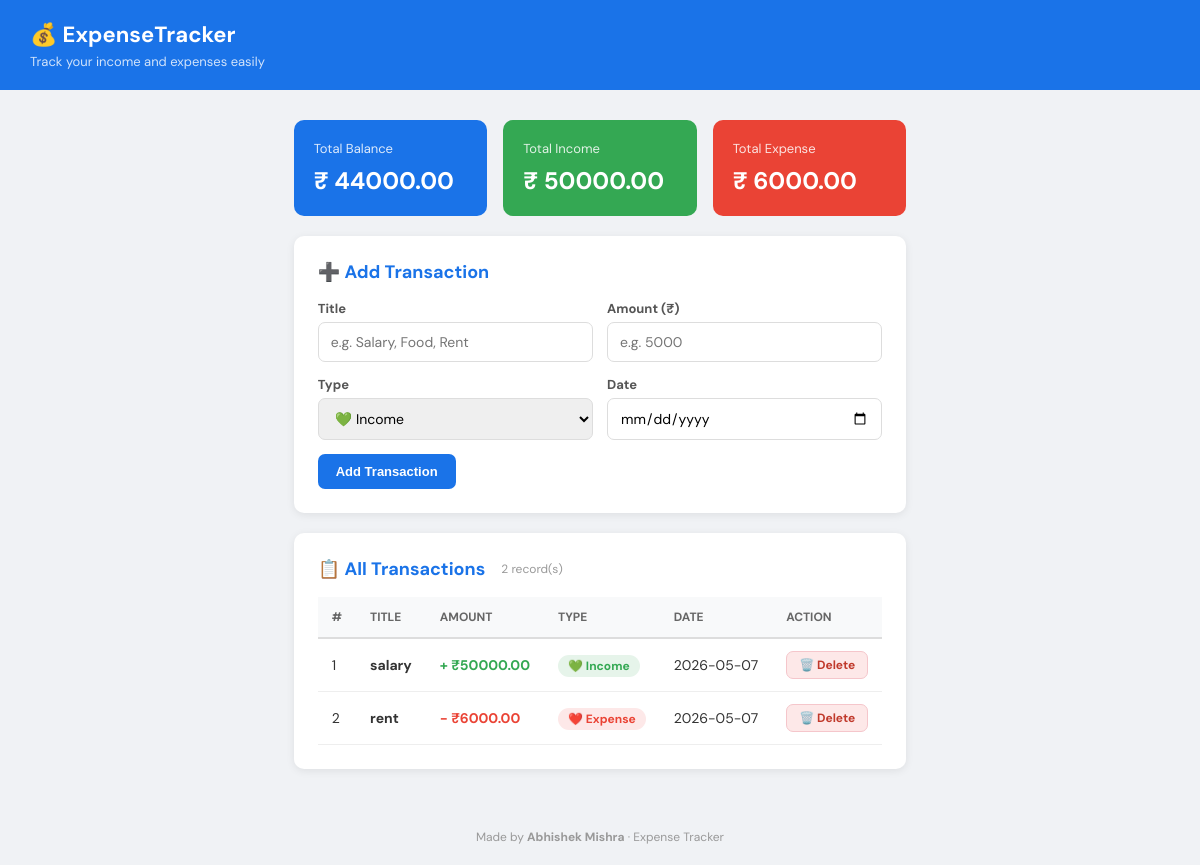
The page / on the database its author committed.
### tables this page shows
CREATE TABLE transactions (
            id          INTEGER PRIMARY KEY AUTOINCREMENT,
            title       TEXT NOT NULL,
            amount      REAL NOT NULL,
            type        TEXT NOT NULL,
            date        TEXT NOT NULL
        );

### app.py (the view)
@app.route('/')
def index():
    conn = sqlite3.connect('database.db')
    c = conn.cursor()
    c.execute("SELECT * FROM transactions ORDER BY date DESC")
    transactions = c.fetchall()
    income  = sum(t[2] for t in transactions if t[3] == 'income')
    expense = sum(t[2] for t in transactions if t[3] == 'expense')
    balance = income - expense
    conn.close()
    return render_template('index.html',
                           transactions=transactions,
                           income=income,
                           expense=expense,
                           balance=balance)

### templates/index.html (shortened to what this page needs)
<!DOCTYPE html>
<html lang="en">
<head>
  <link rel="stylesheet" href="{{ url_for('static', filename='style.css') }}">
</head>
<body>
  <header>
    <div class="header-inner">
      <div class="logo">💰 ExpenseTracker</div>
      <div class="tagline">Track your income and expenses easily</div>
    </div>
  </header>
  <main>
    <div class="cards-row">
      <div class="summary-card balance">
        <div class="card-label">Total Balance</div>
        <div class="card-amount">₹ {{ "%.2f"|format(balance) }}</div>
      </div>
      <div class="summary-card income">
        <div class="card-label">Total Income</div>
        <div class="card-amount">₹ {{ "%.2f"|format(income) }}</div>
      </div>
      <div class="summary-card expense">
        <div class="card-label">Total Expense</div>
        <div class="card-amount">₹ {{ "%.2f"|format(expense) }}</div>
      </div>
    </div>
    <section class="card">
      <h2>➕ Add Transaction</h2>
      <form action="/add" method="POST" class="add-form">
        <div class="form-row">
          <div class="form-group">
            <label>Title</label>
            <input type="text" name="title" placeholder="e.g. Salary, Food, Rent" required />
          </div>
          <div class="form-group">
            <label>Amount (₹)</label>
            <input type="number" name="amount" placeholder="e.g. 5000" min="1" required />
          </div>
        </div>
        <div class="form-row">
          <div class="form-group">
            <label>Type</label>
            <select name="type" required>
              <option value="income">💚 Income</option>
            </select>
          </div>
          <div class="form-group">
            <label>Date</label>
            <input type="date" name="date" required />
          </div>
        </div>
        <button type="submit" class="btn btn-add">Add Transaction</button>
      </form>
    </section>
    <section class="card">
      <h2>📋 All Transactions
        <span class="count">{{ transactions|length }} record(s)</span>
      </h2>
      {% if transactions %}
      <div class="table-wrap">
        <table>
          <thead>
            <tr>
              <th>#</th>
              <th>Title</th>
              <th>Amount</th>
              <th>Type</th>
              <th>Date</th>
              <th>Action</th>
            </tr>
          </thead>
          <tbody>
            {% for t in transactions %}
            <tr>
              <td>{{ loop.index }}</td>
              <td><strong>{{ t[1] }}</strong></td>
              <td class="{{ t[3] }}">
                {% if t[3] == 'income' %}
                  + ₹{{ "%.2f"|format(t[2]) }}
                {% else %}
                  - ₹{{ "%.2f"|format(t[2]) }}
                {% endif %}
              </td>
              <td>
                <span class="badge {{ t[3] }}">
                  {% if t[3] == 'income' %}💚 Income{% else %}❤️ Expense{% endif %}
                </span>
              </td>
              <td>{{ t[4] }}</td>
              <td>
                <a href="/delete/{{ t[0] }}" class="btn btn-delete"
                   onclick="return confirm('Delete this transaction?')">🗑️ Delete</a>
              </td>
            </tr>
            {% endfor %}
          </tbody>
        </table>
      </div>
      {% else %}
        <div class="empty">
          📭 No transactions yet. Add your first one above!
        </div>
      {% endif %}
    </section>
  </main>
  <footer>
    <p>Made by <strong>Abhishek Mishra</strong> · Expense Tracker</p>
  </footer>
</body>
</html>

### static/style.css (style rules this page uses)
* { margin: 0; padding: 0; box-sizing: border-box; }
body { background-color: #f0f2f5; font-family: 'DM Sans', Arial, sans-serif; font-size: 15px; color: #333; min-height: 100vh; display: flex; flex-direction: column; }
header { background-color: #1a73e8; padding: 20px 30px; color: white; }
header .logo { font-size: 22px; font-weight: bold; }
header .tagline { font-size: 13px; opacity: 0.8; margin-top: 4px; }
main { max-width: 900px; margin: 30px auto; padding: 0 20px; flex: 1; display: flex; flex-direction: column; gap: 20px; }
.cards-row { display: grid; grid-template-columns: 1fr 1fr 1fr; gap: 16px; }
.summary-card { border-radius: 10px; padding: 20px; color: white; }
.summary-card .card-label { font-size: 13px; opacity: 0.85; margin-bottom: 8px; }
.summary-card .card-amount { font-size: 24px; font-weight: bold; }
.summary-card.balance { background-color: #1a73e8; }
.summary-card.income { background-color: #34a853; }
.summary-card.expense { background-color: #ea4335; }
.card { background-color: white; border-radius: 10px; padding: 24px; box-shadow: 0 2px 8px rgba(0,0,0,0.08); }
.card h2 { font-size: 18px; margin-bottom: 16px; color: #1a73e8; display: flex; align-items: center; gap: 8px; }
.add-form { display: flex; flex-direction: column; gap: 14px; }
.form-row { display: grid; grid-template-columns: 1fr 1fr; gap: 14px; }
.form-group { display: flex; flex-direction: column; gap: 5px; }
.form-group label { font-size: 13px; font-weight: bold; color: #555; }
.form-group input, .form-group select { padding: 10px 12px; border: 1.5px solid #ddd; border-radius: 7px; font-size: 14px; outline: none; font-family: 'DM Sans', Arial, sans-serif; }
.btn { padding: 10px 18px; border: none; border-radius: 7px; font-size: 13px; font-weight: bold; cursor: pointer; text-decoration: none; display: inline-block; }
.btn-add { background-color: #1a73e8; color: white; align-self: flex-start; }
.btn-delete { background-color: #fde8e8; color: #c0392b; border: 1px solid #f5c6cb; padding: 5px 12px; font-size: 12px; }
.table-wrap { overflow-x: auto; }
table { width: 100%; border-collapse: collapse; }
thead { background-color: #f8f9fa; }
thead th { padding: 12px 14px; text-align: left; font-size: 12px; color: #666; border-bottom: 2px solid #ddd; text-transform: uppercase; }
tbody tr { border-bottom: 1px solid #eee; }
tbody td { padding: 12px 14px; font-size: 14px; }
td.income { color: #34a853; font-weight: bold; }
td.expense { color: #ea4335; font-weight: bold; }
.badge { padding: 3px 10px; border-radius: 20px; font-size: 12px; font-weight: bold; }
.badge.income { background-color: #e6f4ea; color: #34a853; }
.badge.expense { background-color: #fde8e8; color: #ea4335; }
.count { font-size: 12px; color: #999; font-weight: normal; margin-left: 8px; }
footer { text-align: center; padding: 20px; color: #999; font-size: 12px; margin-top: 10px; }

### rows shown on the page
transactions: title "salary", amount "50000.00", type "💚 Income", date "2026-05-07"
transactions: title "rent", amount "6000.00", type "❤️ Expense", date "2026-05-07"

### other values the page prints
{{ "%.2f"|format(balance) }} "44000.00"
{{ "%.2f"|format(income) }} "50000.00"
{{ "%.2f"|format(expense) }} "6000.00"
{{ transactions|length }} "2"
